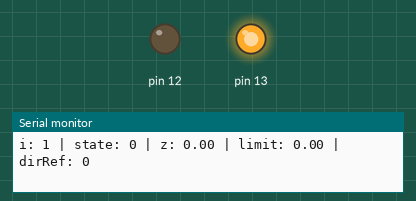
Bench run of a sketch on a simulated Arduino Uno, built with avr-gcc and run on an emulated ATmega328P. Shown: output pins drawn as LEDs (lit = HIGH), the last lines printed to the serial monitor. Random numbers use the default seed unless the sketch sets one.

Above: at 0.1 s.
At 2.1 s:
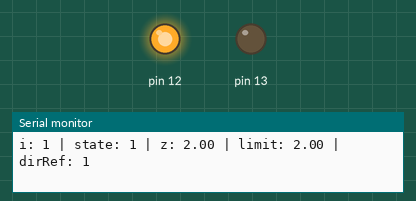
At 12.1 s:
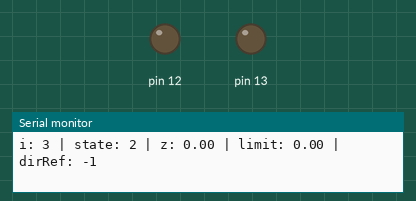
Timing chart, 0 to 13.6 s (numbered marks = the images above):
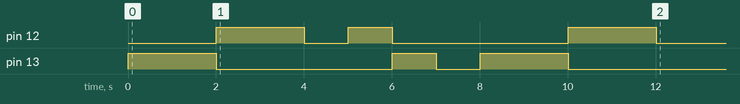

Measured:
- by itself, pin 12: goes HIGH 2.0 s, LOW 1.0 s, HIGH 1.0 s, LOW 4.0 s, HIGH 2.0 s, then LOW
- by itself, pin 13: goes HIGH 2.0 s, LOW 4.0 s, HIGH 1.0 s, LOW 1.0 s, HIGH 2.0 s, then LOW

The sketch:

DynaTable_IDE_v1.ino
```cpp
#include <math.h>
#include <stdio.h>
#include <stdlib.h>

// Initialization of constants

const int N = 3;	// Number of cycles
const int A = 2;	// Maximum amplitude

// Initialization of variables used in the main functions and the FSM

double z = 0;		// Current displacement in the z-direction
bool reset = false;	// Continuous mode if 'true', pulse mode if 'false'
bool enable = true; // In pulse mode, start cycle if 'true'
int state = 0;		// Current state
double limit = 0;	// Current destination limit
int dirRef = 0;		// Current motor direction, clockwise if equal to 1, counterclockwise if equal to -1 and off if equal to 0
int i = 1;			// Current cycle number

// Rotational direction calculated from the outputs of the rotary encoder

/* bool rotEncAPrev = false;
bool rotDirPrev = false;

bool rotDir (bool rotEncA, bool rotEncB) {
	bool rotDir = 0;

	if (rotEncA != rotEncAPrev) {
		rotDir = rotEncA^rotEncB && rotEncA^rotEncAPrev;
	}else{
		rotDir = rotDirPrev;
	}
	rotEncAPrev=rotEncA;
	rotDirPrev=rotDir;

	return rotDir;

} */

// The FSM used to determine the direction of the motor

void stateMachine() {
	switch (state) {
		case 0:

		if (reset == false || enable == true) {
			while (limit == 0) {

				limit = (rand() % (2*A+1)) - A;

			}

			if (limit > 0) {
				dirRef = 1;
				state = 1;
			}else if (limit < 0) {
				dirRef = -1;
				state = 3;
			}else{
				dirRef = 0;
				state = 0;
			}

		}else{
			state = 0;
			limit = 0;
			dirRef = 0;
		}

		break;

		case 1:

		if (z >= limit) {
			state = 2;
			limit = 0;
			dirRef = -1;
		}else{
			state = 1;
			limit = limit;
			dirRef = 1;
		}

		break;

		case 2:

		if (z <= limit) {
			i++;
			state = 0;
			limit = 0;
			dirRef = 0;
		}else{
			state = 2;
			limit = 0;
			dirRef = -1;
		}

		break;

		case 3:

		if (z <= limit) {
			state = 4;
			limit = 0;
			dirRef = 1;
		}else{
			state = 3;
			limit = limit;
			dirRef = -1;
		}

		break;

		case 4:

		if (z >= limit) {
			i++;
			state = 0;
			limit = 0;
			dirRef = 0;
		}else{
			state = 4;
			limit = 0;
			dirRef = 1;
		}

		break;

	}

	return;

}

void setup() {
	pinMode(13, OUTPUT);
	pinMode(12, OUTPUT);

	Serial.begin(9600);

}

void loop() {
	while (i <= N) {
		Serial.print("i: ");
		Serial.print(i);
		Serial.print(" | state: ");
		Serial.print(state);
		Serial.print(" | z: ");
		Serial.print(z);
		Serial.print(" | limit: ");
		Serial.print(limit);
		Serial.print(" | dirRef: ");
		Serial.print(dirRef);
		Serial.print("\n");

		stateMachine();

		z = z + dirRef;

		switch (dirRef) {
			case -1:

			digitalWrite(13, LOW);
			digitalWrite(12, HIGH);

			break;

			case 0:

			digitalWrite(13, LOW);
			digitalWrite(12, LOW);

			break;

			case 1:

			digitalWrite(13, HIGH);
			digitalWrite(12, LOW);

			break;

		}

		delay(1000);

	}

	digitalWrite(13, LOW);
	digitalWrite(12, LOW);

}
```
